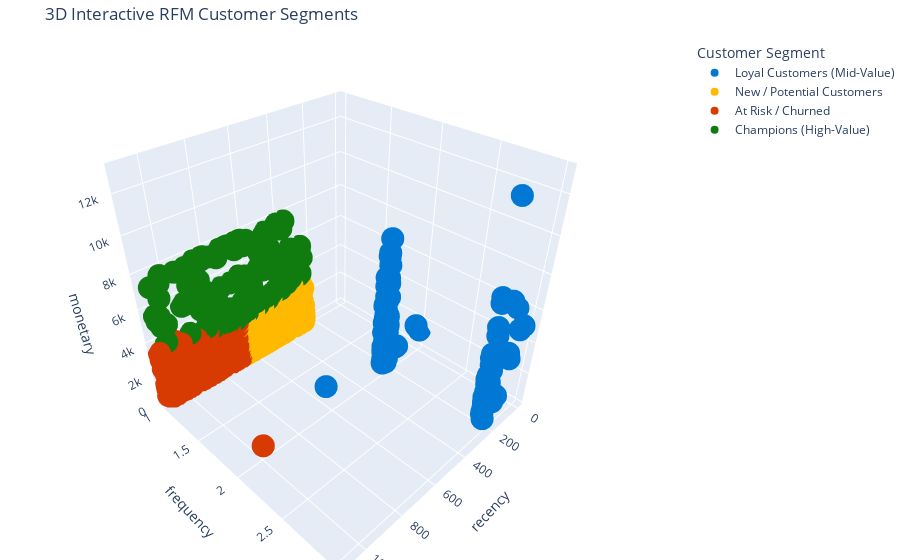
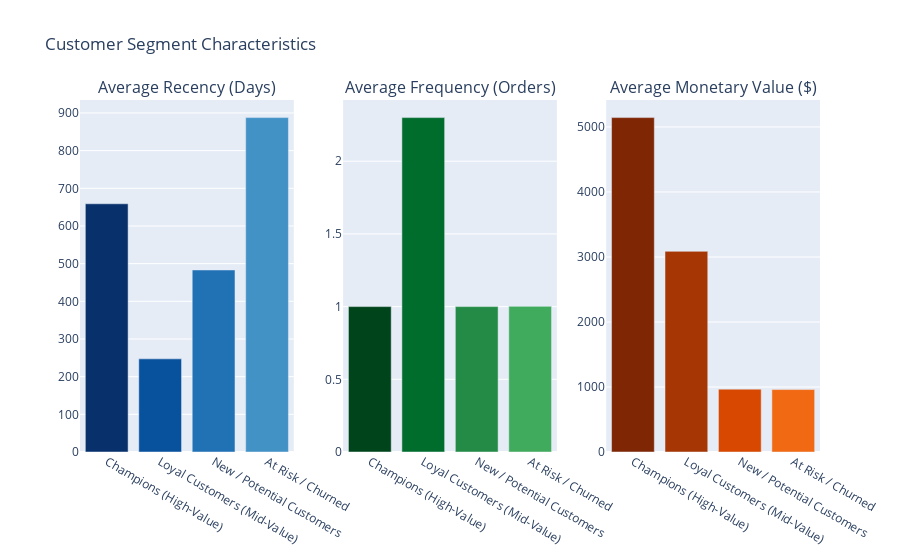
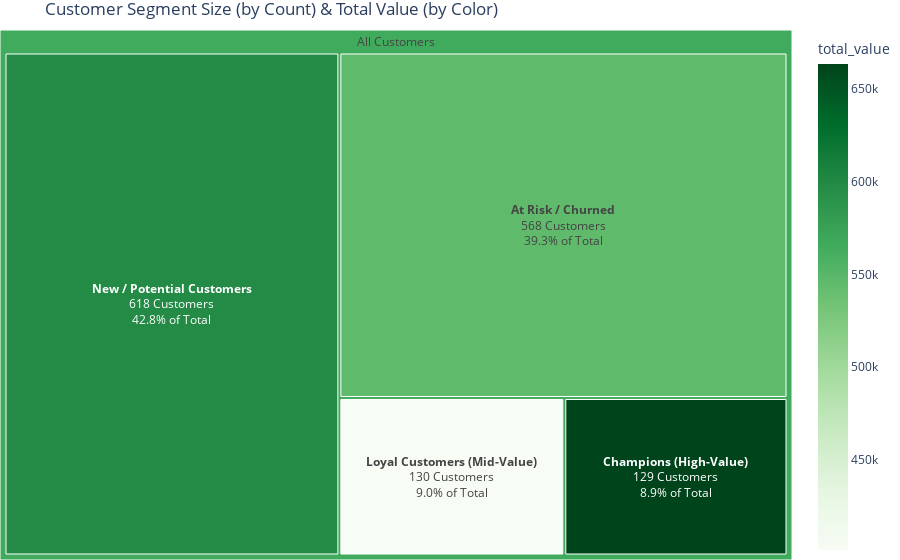

Here is the notebook cell these charts were saved with, in order:
### Code cell
import pandas as pd
import plotly.express as px
import plotly.graph_objects as go
from plotly.subplots import make_subplots

# --- 1. Load Data ---
# Load the CSV file created in the previous phase
try:
    df_rfm = pd.read_csv('customer_segments.csv')
except FileNotFoundError:
    print("Error: 'customer_segments.csv' not found.")
    print("Please run the previous segmentation script first.")
    exit()

# --- 2. Analyze & Rename Segments ---
# First, let's understand the segments to give them meaningful names
# Group by cluster and find the mean of R, F, and M
df_rfm_agg = df_rfm.groupby('cluster')[['recency', 'frequency', 'monetary']].mean().reset_index()

# Sort by Monetary, Frequency, and Recency to identify the personas
# Sorting by Monetary (High to Low) is a good start
df_rfm_agg = df_rfm_agg.sort_values(by='monetary', ascending=False)

# Create a mapping dictionary for segment names
# This requires you to look at the output of df_rfm_agg and decide
# For example, the cluster with highest monetary & frequency is 'Champions'
# The cluster with highest recency (long time ago) is 'At Risk'
# This is a *sample* mapping, you MUST adjust this based on your data
segment_mapping = {
    df_rfm_agg.iloc[0]['cluster']: 'Champions (High-Value)',
    df_rfm_agg.iloc[1]['cluster']: 'Loyal Customers (Mid-Value)',
    df_rfm_agg.iloc[2]['cluster']: 'New / Potential Customers',
    df_rfm_agg.iloc[3]['cluster']: 'At Risk / Churned'
}

# Apply the new names
df_rfm['segment_name'] = df_rfm['cluster'].map(segment_mapping)
# Also apply to the aggregated table for plotting
df_rfm_agg['segment_name'] = df_rfm_agg['cluster'].map(segment_mapping)

# Ensure segment_name is treated as a category for sorting
df_rfm['segment_name'] = pd.Categorical(df_rfm['segment_name'], categories=[
    'Champions (High-Value)', 
    'Loyal Customers (Mid-Value)', 
    'New / Potential Customers', 
    'At Risk / Churned'
])
df_rfm_agg['segment_name'] = pd.Categorical(df_rfm_agg['segment_name'], categories=[
    'Champions (High-Value)', 
    'Loyal Customers (Mid-Value)', 
    'New / Potential Customers', 
    'At Risk / Churned'
])


print("--- Segment Analysis (Avg. Values) ---")
print(df_rfm_agg.sort_values(by='segment_name'))


# --- 3. Plot 1: 3D Interactive Cluster View (The "Hero" Chart) ---
print("Generating Plot 1: 3D RFM Cluster Plot")
fig_3d = px.scatter_3d(
    df_rfm,
    x='recency',
    y='frequency',
    z='monetary',
    color='segment_name',
    color_discrete_map={
        'Champions (High-Value)': '#107C10', # Green
        'Loyal Customers (Mid-Value)': '#0078D4', # Blue
        'New / Potential Customers': '#FFB900', # Yellow/Gold
        'At Risk / Churned': '#D83B01' # Red/Orange
    },
    title='3D Interactive RFM Customer Segments',
    hover_data=['customer_id']
)

fig_3d.update_layout(
    margin=dict(l=0, r=0, b=0, t=40),
    legend_title_text='Customer Segment'
)
fig_3d.show()


# --- 4. Plot 2: Segment Characteristics (Bar Charts) ---
print("Generating Plot 2: Segment Characteristics")
# We will create 3 subplots (one for R, one for F, one for M)
fig_bars = make_subplots(
    rows=1, cols=3,
    subplot_titles=('Average Recency (Days)', 'Average Frequency (Orders)', 'Average Monetary Value ($)')
)

# Bar plot for Recency
fig_bars.add_trace(go.Bar(
    x=df_rfm_agg['segment_name'],
    y=df_rfm_agg['recency'],
    name='Recency',
    marker_color=px.colors.sequential.Blues_r
), row=1, col=1)

# Bar plot for Frequency
fig_bars.add_trace(go.Bar(
    x=df_rfm_agg['segment_name'],
    y=df_rfm_agg['frequency'],
    name='Frequency',
    marker_color=px.colors.sequential.Greens_r
), row=1, col=2)

# Bar plot for Monetary
fig_bars.add_trace(go.Bar(
    x=df_rfm_agg['segment_name'],
    y=df_rfm_agg['monetary'],
    name='Monetary',
    marker_color=px.colors.sequential.Oranges_r
), row=1, col=3)

fig_bars.update_layout(
    title_text='Customer Segment Characteristics',
    showlegend=False
)
fig_bars.show()


# --- 5. Plot 3: Segment Size & Value (Treemap) ---
print("Generating Plot 3: Segment Size & Value Treemap")
# To get the count of customers in each segment
df_rfm_counts = df_rfm.groupby('segment_name').agg(
    customer_count=('customer_id', 'count'),
    total_value=('monetary', 'sum')
).reset_index()

fig_tree = px.treemap(
    df_rfm_counts,
    path=[px.Constant("All Customers"), 'segment_name'], # Create levels
    values='customer_count',
    color='total_value',
    color_continuous_scale='Greens',
    title='Customer Segment Size (by Count) & Total Value (by Color)',
    hover_data={'segment_name': False, 'customer_count': ':.', 'total_value': ':$,.2f'}
)

fig_tree.update_traces(
    texttemplate="<b>%{label}</b><br>%{value} Customers<br>%{percentParent:.1%} of Total",
    textposition="middle center"
)
fig_tree.update_layout(margin=dict(l=0, r=0, b=0, t=30))
fig_tree.show()

### Figure 1 — Plotly figure (JSON) as saved in the notebook; plotly's stock layout.template omitted (floating-point values rounded to 4 significant figures; data arrays with more than 128 entries replaced by an {"elided": "..."} marker saying what was removed)
{"data": [{"customdata": {"elided": "130x1 int values"}, "hovertemplate": "segment_name=Loyal Customers (Mid-Value)<br>recency=%{x}<br>frequency=%{y}<br>monetary=%{z}<br>customer_id=%{customdata[0]}<extra></extra>", "legendgroup": "Loyal Customers (Mid-Value)", "marker": {"color": "#0078D4", "symbol": "circle"}, "mode": "markers", "name": "Loyal Customers (Mid-Value)", "scene": "scene", "showlegend": true, "x": {"elided": "130 int values"}, "y": {"elided": "130 int values"}, "z": {"elided": "130 float values"}, "type": "scatter3d"}, {"customdata": {"elided": "618x1 int values"}, "hovertemplate": "segment_name=New / Potential Customers<br>recency=%{x}<br>frequency=%{y}<br>monetary=%{z}<br>customer_id=%{customdata[0]}<extra></extra>", "legendgroup": "New / Potential Customers", "marker": {"color": "#FFB900", "symbol": "circle"}, "mode": "markers", "name": "New / Potential Customers", "scene": "scene", "showlegend": true, "x": {"elided": "618 int values"}, "y": {"elided": "618 int values"}, "z": {"elided": "618 float values"}, "type": "scatter3d"}, {"customdata": {"elided": "568x1 int values"}, "hovertemplate": "segment_name=At Risk / Churned<br>recency=%{x}<br>frequency=%{y}<br>monetary=%{z}<br>customer_id=%{customdata[0]}<extra></extra>", "legendgroup": "At Risk / Churned", "marker": {"color": "#D83B01", "symbol": "circle"}, "mode": "markers", "name": "At Risk / Churned", "scene": "scene", "showlegend": true, "x": {"elided": "568 int values"}, "y": {"elided": "568 int values"}, "z": {"elided": "568 float values"}, "type": "scatter3d"}, {"customdata": {"elided": "129x1 int values"}, "hovertemplate": "segment_name=Champions (High-Value)<br>recency=%{x}<br>frequency=%{y}<br>monetary=%{z}<br>customer_id=%{customdata[0]}<extra></extra>", "legendgroup": "Champions (High-Value)", "marker": {"color": "#107C10", "symbol": "circle"}, "mode": "markers", "name": "Champions (High-Value)", "scene": "scene", "showlegend": true, "x": {"elided": "129 int values"}, "y": {"elided": "129 int values"}, "z": {"elided": "129 float values"}, "type": "scatter3d"}], "layout": {"scene": {"domain": {"x": [0.0, 1.0], "y": [0.0, 1.0]}, "xaxis": {"title": {"text": "recency"}}, "yaxis": {"title": {"text": "frequency"}}, "zaxis": {"title": {"text": "monetary"}}}, "legend": {"title": {"text": "Customer Segment"}, "tracegroupgap": 0}, "title": {"text": "3D Interactive RFM Customer Segments"}, "margin": {"l": 0, "r": 0, "b": 0, "t": 40}}}

### Figure 2 — Plotly figure (JSON) as saved in the notebook; plotly's stock layout.template omitted (floating-point values rounded to 4 significant figures)
{"data": [{"marker": {"color": ["rgb(8,48,107)", "rgb(8,81,156)", "rgb(33,113,181)", "rgb(66,146,198)", "rgb(107,174,214)", "rgb(158,202,225)", "rgb(198,219,239)", "rgb(222,235,247)", "rgb(247,251,255)"]}, "name": "Recency", "x": ["Champions (High-Value)", "Loyal Customers (Mid-Value)", "New / Potential Customers", "At Risk / Churned"], "y": [658.9, 247.2, 483.2, 887.7], "type": "bar", "xaxis": "x", "yaxis": "y"}, {"marker": {"color": ["rgb(0,68,27)", "rgb(0,109,44)", "rgb(35,139,69)", "rgb(65,171,93)", "rgb(116,196,118)", "rgb(161,217,155)", "rgb(199,233,192)", "rgb(229,245,224)", "rgb(247,252,245)"]}, "name": "Frequency", "x": ["Champions (High-Value)", "Loyal Customers (Mid-Value)", "New / Potential Customers", "At Risk / Churned"], "y": [1.0, 2.3, 1.0, 1.002], "type": "bar", "xaxis": "x2", "yaxis": "y2"}, {"marker": {"color": ["rgb(127,39,4)", "rgb(166,54,3)", "rgb(217,72,1)", "rgb(241,105,19)", "rgb(253,141,60)", "rgb(253,174,107)", "rgb(253,208,162)", "rgb(254,230,206)", "rgb(255,245,235)"]}, "name": "Monetary", "x": ["Champions (High-Value)", "Loyal Customers (Mid-Value)", "New / Potential Customers", "At Risk / Churned"], "y": [5144.0, 3087.0, 967.1, 960.4], "type": "bar", "xaxis": "x3", "yaxis": "y3"}], "layout": {"xaxis": {"anchor": "y", "domain": [0.0, 0.2889]}, "yaxis": {"anchor": "x", "domain": [0.0, 1.0]}, "xaxis2": {"anchor": "y2", "domain": [0.3556, 0.6444]}, "yaxis2": {"anchor": "x2", "domain": [0.0, 1.0]}, "xaxis3": {"anchor": "y3", "domain": [0.7111, 1.0]}, "yaxis3": {"anchor": "x3", "domain": [0.0, 1.0]}, "annotations": [{"font": {"size": 16}, "showarrow": false, "text": "Average Recency (Days)", "x": 0.1444, "xanchor": "center", "xref": "paper", "y": 1.0, "yanchor": "bottom", "yref": "paper"}, {"font": {"size": 16}, "showarrow": false, "text": "Average Frequency (Orders)", "x": 0.5, "xanchor": "center", "xref": "paper", "y": 1.0, "yanchor": "bottom", "yref": "paper"}, {"font": {"size": 16}, "showarrow": false, "text": "Average Monetary Value ($)", "x": 0.8556, "xanchor": "center", "xref": "paper", "y": 1.0, "yanchor": "bottom", "yref": "paper"}], "title": {"text": "Customer Segment Characteristics"}, "showlegend": false}}

### Figure 3 — Plotly figure (JSON) as saved in the notebook; plotly's stock layout.template omitted (floating-point values rounded to 4 significant figures)
{"data": [{"branchvalues": "total", "customdata": [["Champions (High-Value)", 129, 663600.0], ["Loyal Customers (Mid-Value)", 130, 401300.0], ["New / Potential Customers", 618, 597600.0], ["At Risk / Churned", 568, 545500.0], ["(?)", 1445, 565400.0]], "domain": {"x": [0.0, 1.0], "y": [0.0, 1.0]}, "hovertemplate": "labels=%{label}<br>customer_count=%{customdata[1]:.}<br>parent=%{parent}<br>id=%{id}<br>total_value=%{color:$,.2f}<extra></extra>", "ids": ["All Customers/Champions (High-Value)", "All Customers/Loyal Customers (Mid-Value)", "All Customers/New / Potential Customers", "All Customers/At Risk / Churned", "All Customers"], "labels": ["Champions (High-Value)", "Loyal Customers (Mid-Value)", "New / Potential Customers", "At Risk / Churned", "All Customers"], "marker": {"coloraxis": "coloraxis", "colors": [663600.0, 401300.0, 597600.0, 545500.0, 565400.0]}, "name": "", "parents": ["All Customers", "All Customers", "All Customers", "All Customers", ""], "values": [129, 130, 618, 568, 1445], "type": "treemap", "textposition": "middle center", "texttemplate": "<b>%{label}</b><br>%{value} Customers<br>%{percentParent:.1%} of Total"}], "layout": {"coloraxis": {"colorbar": {"title": {"text": "total_value"}}, "colorscale": [[0.0, "rgb(247,252,245)"], [0.125, "rgb(229,245,224)"], [0.25, "rgb(199,233,192)"], [0.375, "rgb(161,217,155)"], [0.5, "rgb(116,196,118)"], [0.625, "rgb(65,171,93)"], [0.75, "rgb(35,139,69)"], [0.875, "rgb(0,109,44)"], [1.0, "rgb(0,68,27)"]]}, "legend": {"tracegroupgap": 0}, "title": {"text": "Customer Segment Size (by Count) & Total Value (by Color)"}, "margin": {"l": 0, "r": 0, "b": 0, "t": 30}}}
